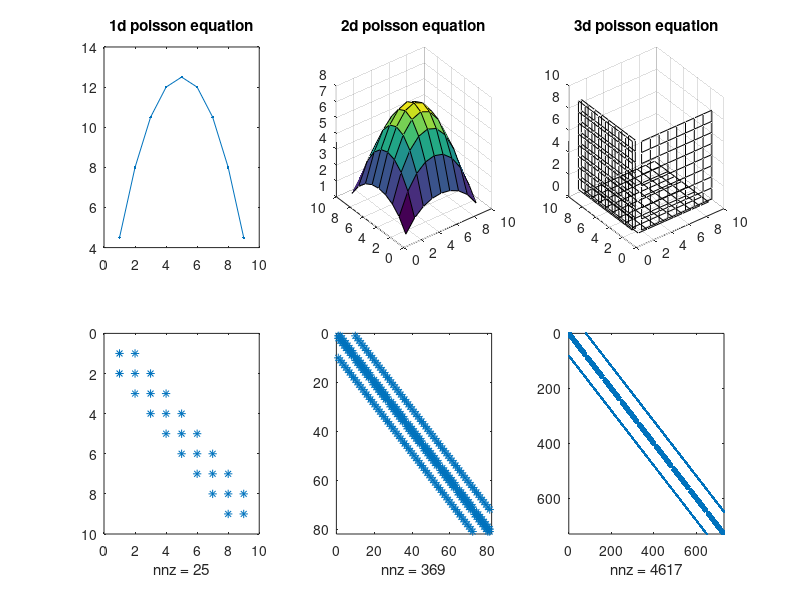

MATLAB code for this plot:
%MIT18086_POISSON
%    Sets up and solves a 1d, 2d and 3d Poisson problem
%    on domain [0 1]^dim, with homogeneous Dirichlet b.c.
%    everywhere and constant right hand side.
%    Uses successive Kronecker products to construct
%    sparse system matrices

% 03/2007 by Benjamin Seibold
%            http://www-math.mit.edu/~seibold/
% Feel free to modify for teaching and learning.

%This makes nice plots!

n = 9;
h = 1;
%h = 1/(n+1);  %original version
% x = h:h:1-h;  %orig version-->  they scaled so range of x is btw. 0 and 1
x = 1:9;

clf
K1D = spdiags(ones(n,1)*[-1 2 -1],-1:1,n,n);  % 1d Poisson matrix
subplot(2,3,4), spy(K1D)

I1D = speye(size(K1D));                       % 1d identity matrix
K2D = kron(K1D,I1D)+kron(I1D,K1D);            % 2d Poisson matrix
subplot(2,3,5), spy(K2D)

I2D = speye(size(K2D));                       % 2d identity matrix
K3D = kron(K2D,I1D)+kron(I2D,K1D);            % 3d Poisson matrix
subplot(2,3,6), spy(K3D)

f1D = h^2*ones(n,1);                          % 1d right hand side
u1D = K1D\f1D;
subplot(2,3,1), plot(x,u1D,'.-')
title('1d poisson equation')

f2D = h^2*ones(n^2,1);                        % 2d right hand side
u2D = K2D\f2D
subplot(2,3,2), surf(x,x,reshape(u2D,n,n))
title('2d poisson equation')

f3D = h^2*ones(n^3,1);                        % 3d right hand side
u3D = K3D\f3D;
subplot(2,3,3), slice(x,x,x,reshape(u3D,n,n,n),[1 2]/3,.5,.5)
title('3d poisson equation')